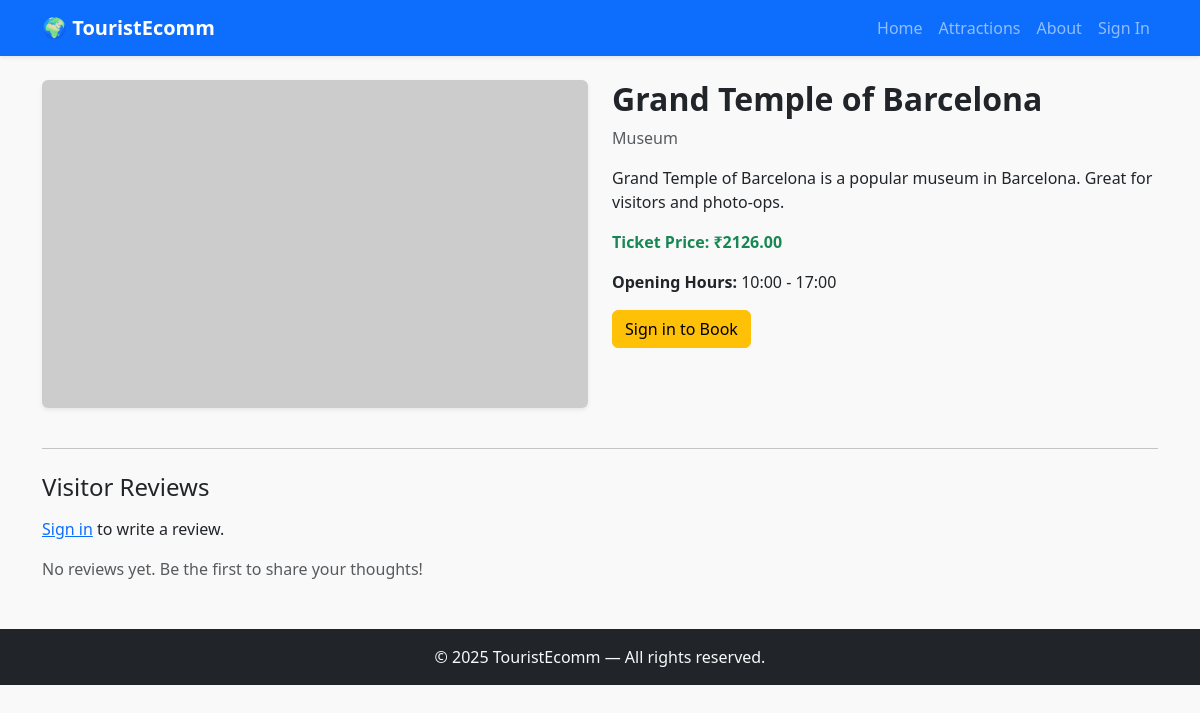
/attractions/grand-temple-of-barcelona-2/, run on an earlier commit of the app's database.
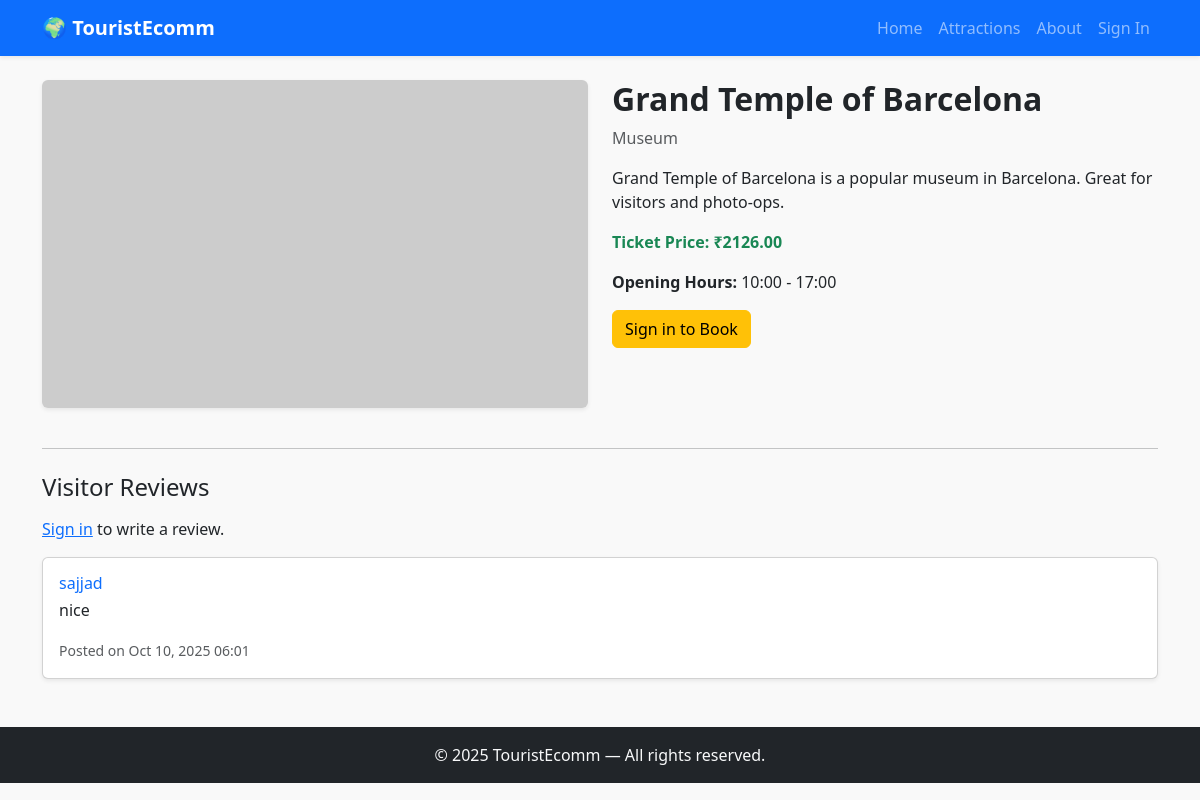
And on a later commit of the database.
### store/models.py (models this page shows, shortened)
class Review(models.Model):
    attraction = models.ForeignKey(Attraction, on_delete=models.CASCADE)
    user = models.ForeignKey(User, on_delete=models.CASCADE)
    content = models.TextField()
    created_at = models.DateTimeField(auto_now_add=True)

### store/views.py (the view)
# urls.py: path('attractions/<slug:slug>/', views.attraction_detail, name='attraction_detail'),
def attraction_detail(request, slug):
    attraction = Attraction.objects.get(slug=slug)
    reviews = Review.objects.filter(attraction=attraction)
    if request.method == 'POST' and request.user.is_authenticated:
        content = request.POST.get('review')
        Review.objects.create(user=request.user, attraction=attraction, content=content)
        messages.success(request, "Review added successfully!")
        return redirect('attraction_detail', slug=slug)
    return render(request, 'store/attraction_detail.html', {'attraction': attraction, 'reviews': reviews})

### store/templates/store/attraction_detail.html (shortened to what this page needs)
{% extends 'store/base.html' %}  {% block content %}
<div class="row mb-4">
  <div class="col-md-6">
    <img
      src="{{ attraction.image_url }}"
      class="img-fluid rounded shadow-sm mb-3"
      alt="{{ attraction.name }}"
    />
  </div>
  <div class="col-md-6">
    <h2 class="fw-bold">{{ attraction.name }}</h2>
    <p class="text-muted">{{ attraction.category }}</p>
    <p>{{ attraction.description }}</p>
    <p class="fw-bold text-success">
      Ticket Price: ₹{{ attraction.ticket_price }}
    </p>
    <p><strong>Opening Hours:</strong> {{ attraction.opening_hours }}</p>
    {% if user.is_authenticated %}
    <a
      href="{% url 'book_attractions' attraction.slug %}"
      class="btn btn-success"
      >Book Now</a
    >
    {% else %}
    <a
      href="{% url 'signin' %}?next={% url 'book_attractions' attraction.slug %}"
      class="btn btn-warning"
      >Sign in to Book</a
    >
    {% endif %}
  </div>
</div>
<hr />
<div class="mt-4">
  <h4 class="mb-3">Visitor Reviews</h4>
  {% if user.is_authenticated %}
  <form method="post" class="mb-4">
    {% csrf_token %}
    <div class="mb-3">
      <textarea
        name="review"
        rows="3"
        class="form-control"
        placeholder="Share your experience..."
        required
      ></textarea>
    </div>
    <button class="btn btn-primary">Submit Review</button>
  </form>
  {% else %}
  <p><a href="{% url 'signin' %}">Sign in</a> to write a review.</p>
  {% endif %} {% for r in reviews %}
  <div class="card mb-3 shadow-sm">
    <div class="card-body">
      <h6 class="card-title mb-1 text-primary">{{ r.user.username }}</h6>
      <p class="card-text">{{ r.content }}</p>
      <p class="text-muted mb-0">
        <small>Posted on {{ r.created_at|date:"M d, Y H:i" }}</small>
      </p>
    </div>
  </div>
  {% empty %}
  <p class="text-muted">No reviews yet. Be the first to share your thoughts!</p>
  {% endfor %}
</div>
{% endblock %}

What changed in the data, as far as the page shows it:
added Review: user.username "sajjad", content "nice", created_at "Oct 10, 2025 06:01"
Also different on the page:
text no longer shown: "No reviews yet. Be the first to share your thoughts!"
